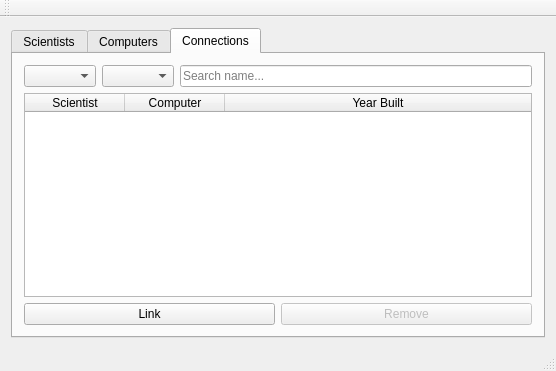
<?xml version="1.0" encoding="UTF-8"?>
<ui version="4.0">
 <class>MainWindow</class>
 <widget class="QMainWindow" name="MainWindow">
  <property name="geometry">
   <rect>
    <x>0</x>
    <y>0</y>
    <width>556</width>
    <height>371</height>
   </rect>
  </property>
  <property name="windowTitle">
   <string>Scientists and Computers</string>
  </property>
  <widget class="QWidget" name="centralWidget">
   <layout class="QVBoxLayout" name="verticalLayout">
    <item>
     <widget class="QTabWidget" name="tabWidget_choose_table">
      <property name="enabled">
       <bool>true</bool>
      </property>
      <property name="locale">
       <locale language="Icelandic" country="Iceland"/>
      </property>
      <property name="currentIndex">
       <number>2</number>
      </property>
      <widget class="QWidget" name="tab_scientist">
       <attribute name="title">
        <string>Scientists</string>
       </attribute>
       <layout class="QVBoxLayout" name="verticalLayout_2">
        <item>
         <layout class="QVBoxLayout" name="main_scientist">
          <item>
           <layout class="QHBoxLayout" name="header_scientist">
            <item>
             <widget class="QComboBox" name="dropdown_scientist_order"/>
            </item>
            <item>
             <widget class="QComboBox" name="dropdown_scientist_asc"/>
            </item>
            <item>
             <widget class="QLineEdit" name="search_scientist">
              <property name="locale">
               <locale language="Icelandic" country="Iceland"/>
              </property>
              <property name="text">
               <string/>
              </property>
              <property name="placeholderText">
               <string>Search name...</string>
              </property>
             </widget>
            </item>
           </layout>
          </item>
          <item>
           <widget class="QTableWidget" name="table_scientist">
            <property name="enabled">
             <bool>true</bool>
            </property>
            <property name="mouseTracking">
             <bool>false</bool>
            </property>
            <property name="locale">
             <locale language="Icelandic" country="Iceland"/>
            </property>
            <property name="editTriggers">
             <set>QAbstractItemView::NoEditTriggers</set>
            </property>
            <property name="alternatingRowColors">
             <bool>false</bool>
            </property>
            <property name="selectionBehavior">
             <enum>QAbstractItemView::SelectRows</enum>
            </property>
            <property name="showGrid">
             <bool>true</bool>
            </property>
            <property name="sortingEnabled">
             <bool>false</bool>
            </property>
            <attribute name="horizontalHeaderStretchLastSection">
             <bool>true</bool>
            </attribute>
            <attribute name="verticalHeaderVisible">
             <bool>false</bool>
            </attribute>
            <column>
             <property name="text">
              <string>Name</string>
             </property>
            </column>
            <column>
             <property name="text">
              <string>Sex</string>
             </property>
            </column>
            <column>
             <property name="text">
              <string>Year of Birth</string>
             </property>
            </column>
            <column>
             <property name="text">
              <string>Year of Death</string>
             </property>
            </column>
           </widget>
          </item>
          <item>
           <layout class="QHBoxLayout" name="footer_scientist">
            <item>
             <widget class="QPushButton" name="button_add_scientist">
              <property name="text">
               <string>Add</string>
              </property>
             </widget>
            </item>
            <item>
             <widget class="QPushButton" name="button_remove_scientist">
              <property name="enabled">
               <bool>false</bool>
              </property>
              <property name="text">
               <string>Remove</string>
              </property>
             </widget>
            </item>
           </layout>
          </item>
         </layout>
        </item>
       </layout>
      </widget>
      <widget class="QWidget" name="tab_computer">
       <attribute name="title">
        <string>Computers</string>
       </attribute>
       <layout class="QVBoxLayout" name="verticalLayout_3">
        <item>
         <layout class="QVBoxLayout" name="main_computer">
          <item>
           <layout class="QHBoxLayout" name="header_computer">
            <item>
             <widget class="QComboBox" name="dropdown_computer_order"/>
            </item>
            <item>
             <widget class="QComboBox" name="dropdown_computer_asc"/>
            </item>
            <item>
             <widget class="QLineEdit" name="search_computer">
              <property name="text">
               <string/>
              </property>
              <property name="echoMode">
               <enum>QLineEdit::Normal</enum>
              </property>
              <property name="placeholderText">
               <string>Search name...</string>
              </property>
             </widget>
            </item>
           </layout>
          </item>
          <item>
           <widget class="QTableWidget" name="table_computer">
            <property name="editTriggers">
             <set>QAbstractItemView::NoEditTriggers</set>
            </property>
            <property name="selectionBehavior">
             <enum>QAbstractItemView::SelectRows</enum>
            </property>
            <property name="sortingEnabled">
             <bool>false</bool>
            </property>
            <attribute name="horizontalHeaderShowSortIndicator" stdset="0">
             <bool>false</bool>
            </attribute>
            <attribute name="horizontalHeaderStretchLastSection">
             <bool>true</bool>
            </attribute>
            <column>
             <property name="text">
              <string>Name</string>
             </property>
            </column>
            <column>
             <property name="text">
              <string>Type</string>
             </property>
            </column>
            <column>
             <property name="text">
              <string>Year built</string>
             </property>
            </column>
            <column>
             <property name="text">
              <string>Was built</string>
             </property>
            </column>
           </widget>
          </item>
          <item>
           <layout class="QHBoxLayout" name="footer_computer">
            <item>
             <widget class="QPushButton" name="button_add_computer">
              <property name="text">
               <string>Add</string>
              </property>
             </widget>
            </item>
            <item>
             <widget class="QPushButton" name="button_remove_computer">
              <property name="enabled">
               <bool>false</bool>
              </property>
              <property name="text">
               <string>Remove</string>
              </property>
             </widget>
            </item>
           </layout>
          </item>
         </layout>
        </item>
       </layout>
      </widget>
      <widget class="QWidget" name="tab_connection">
       <attribute name="title">
        <string>Connections</string>
       </attribute>
       <layout class="QVBoxLayout" name="verticalLayout_5">
        <item>
         <layout class="QVBoxLayout" name="main_connection">
          <item>
           <layout class="QHBoxLayout" name="header_connection">
            <item>
             <widget class="QComboBox" name="dropdown_connection_order"/>
            </item>
            <item>
             <widget class="QComboBox" name="dropdown_connection_asc"/>
            </item>
            <item>
             <widget class="QLineEdit" name="search_connection">
              <property name="placeholderText">
               <string>Search name...</string>
              </property>
             </widget>
            </item>
           </layout>
          </item>
          <item>
           <widget class="QTableWidget" name="table_connection">
            <property name="autoFillBackground">
             <bool>false</bool>
            </property>
            <property name="editTriggers">
             <set>QAbstractItemView::NoEditTriggers</set>
            </property>
            <property name="selectionBehavior">
             <enum>QAbstractItemView::SelectRows</enum>
            </property>
            <property name="sortingEnabled">
             <bool>true</bool>
            </property>
            <attribute name="horizontalHeaderStretchLastSection">
             <bool>true</bool>
            </attribute>
            <column>
             <property name="text">
              <string>Scientist</string>
             </property>
            </column>
            <column>
             <property name="text">
              <string>Computer</string>
             </property>
            </column>
            <column>
             <property name="text">
              <string>Year Built</string>
             </property>
            </column>
           </widget>
          </item>
          <item>
           <layout class="QHBoxLayout" name="footer_connection">
            <item>
             <widget class="QPushButton" name="button_link_connection">
              <property name="text">
               <string>Link</string>
              </property>
             </widget>
            </item>
            <item>
             <widget class="QPushButton" name="button_remove_connection">
              <property name="enabled">
               <bool>false</bool>
              </property>
              <property name="text">
               <string>Remove</string>
              </property>
             </widget>
            </item>
           </layout>
          </item>
         </layout>
        </item>
       </layout>
      </widget>
     </widget>
    </item>
   </layout>
  </widget>
  <widget class="QMenuBar" name="menuBar">
   <property name="geometry">
    <rect>
     <x>0</x>
     <y>0</y>
     <width>556</width>
     <height>21</height>
    </rect>
   </property>
  </widget>
  <widget class="QToolBar" name="mainToolBar">
   <property name="enabled">
    <bool>true</bool>
   </property>
   <attribute name="toolBarArea">
    <enum>TopToolBarArea</enum>
   </attribute>
   <attribute name="toolBarBreak">
    <bool>false</bool>
   </attribute>
  </widget>
  <widget class="QStatusBar" name="statusBar"/>
 </widget>
 <layoutdefault spacing="6" margin="11"/>
 <tabstops>
  <tabstop>tabWidget_choose_table</tabstop>
  <tabstop>dropdown_scientist_order</tabstop>
  <tabstop>dropdown_scientist_asc</tabstop>
  <tabstop>search_scientist</tabstop>
  <tabstop>table_scientist</tabstop>
  <tabstop>button_add_scientist</tabstop>
  <tabstop>button_remove_scientist</tabstop>
  <tabstop>dropdown_computer_order</tabstop>
  <tabstop>dropdown_computer_asc</tabstop>
  <tabstop>search_computer</tabstop>
  <tabstop>table_computer</tabstop>
  <tabstop>button_add_computer</tabstop>
  <tabstop>button_remove_computer</tabstop>
  <tabstop>dropdown_connection_order</tabstop>
  <tabstop>dropdown_connection_asc</tabstop>
  <tabstop>search_connection</tabstop>
  <tabstop>table_connection</tabstop>
  <tabstop>button_link_connection</tabstop>
  <tabstop>button_remove_connection</tabstop>
 </tabstops>
 <resources/>
 <connections/>
</ui>
